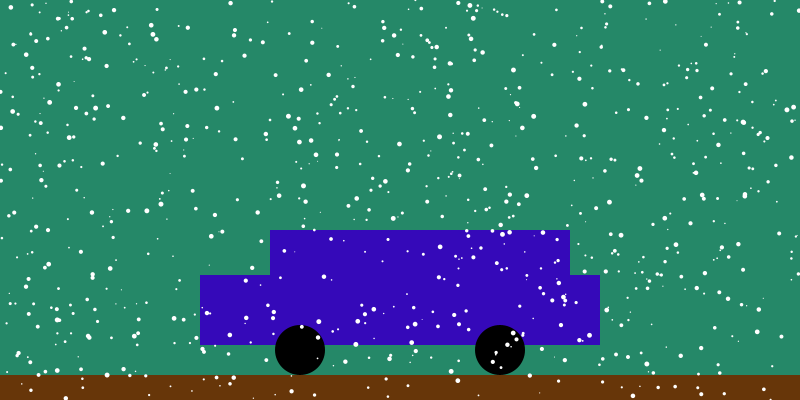
Frame 1 (no input)
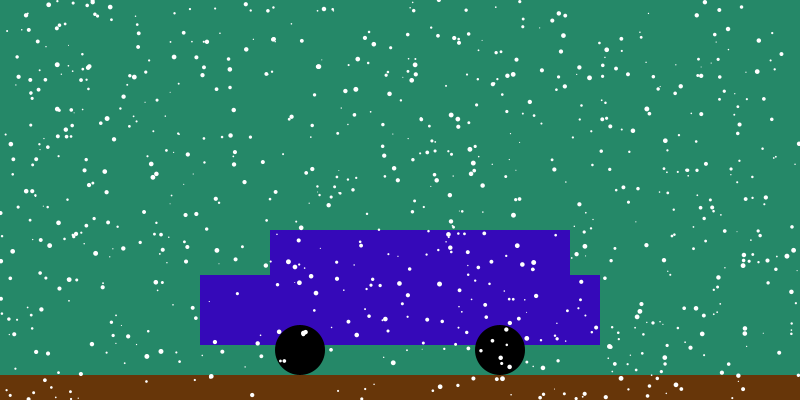
Frame 60 (the mouse pressed at the canvas centre just before this capture)
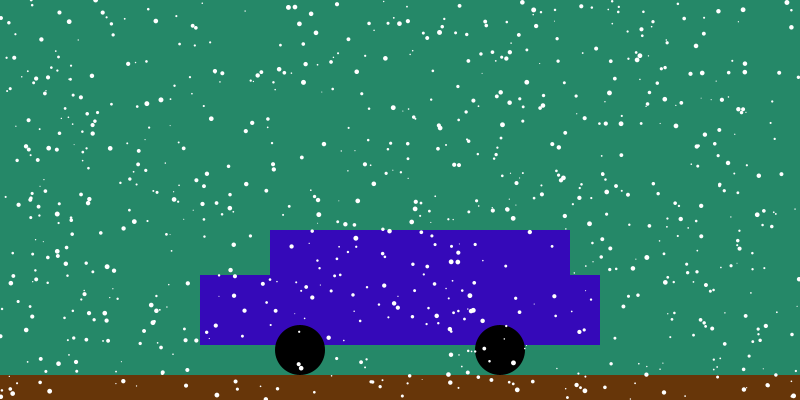
Frame 120 (the mouse held since frame 60 and released just before this capture)

The Processing sketch that drew these frames (run headless with seeded random() and noise(); from frame 60 on, the mouse is pressed at the canvas centre):

// Processing sketch: processing_121243
// ── processing_121243.pde

int nieve = 800; //Cantidad de nieve
float[] x = new float[nieve];
float[] y = new float[nieve];
float[] velocidad = new float[nieve]; 
//He entendido lo k significa y para k sirve el float x = new float para hacer este processing
//gracies a estas paginas: 
//http://www.learningprocessing.com/examples/chapter-4/example-4-7/ 
//http://www.myskillportal.com/question/java-core-concepts-float-interger

void setup() {
  size(800, 400);
  background(#27916E);
  noStroke();
  smooth();

  int i = 0;
  while (i<nieve) {
    x[i] = random(0, width); //esto es para determinar de donde sale la nieve en las x
    y[i] =random(0, height); //esto lo mismo pero en las y (la posicion)
    velocidad[i] = random(1,5);//Anchura de la nieve
    i=i+1;
  }
}
 
void draw() { 
   background(#27916E);
  //background(0);
  fill(0,15);
  rect(0,0,width, height);
  //Tierra.
    fill(#673609);
    rect(0,375,800,30); 
  //Coche.
   fill(#3509B9);
   rect(200,275,400,70);
   rect(270,230,300,70); 
   fill(0);
   ellipse(300,350,50,50); 
   fill(0);
   ellipse(500,350,50,50);
    
  int i = 0;
  while (i < nieve) { //
    fill(1000*velocidad[i]);
    ellipse(x[i], y[i],velocidad[i],velocidad[i]);
    y[i] += velocidad[i]/2; // issac esto sirve para graduar la velocidad  
    if (y[i] > height) { //lo he puesto al 2 para k simule una tormenta de nieve
      y[i] = 0;
    } 
     
    i=i+1;
  }
}
